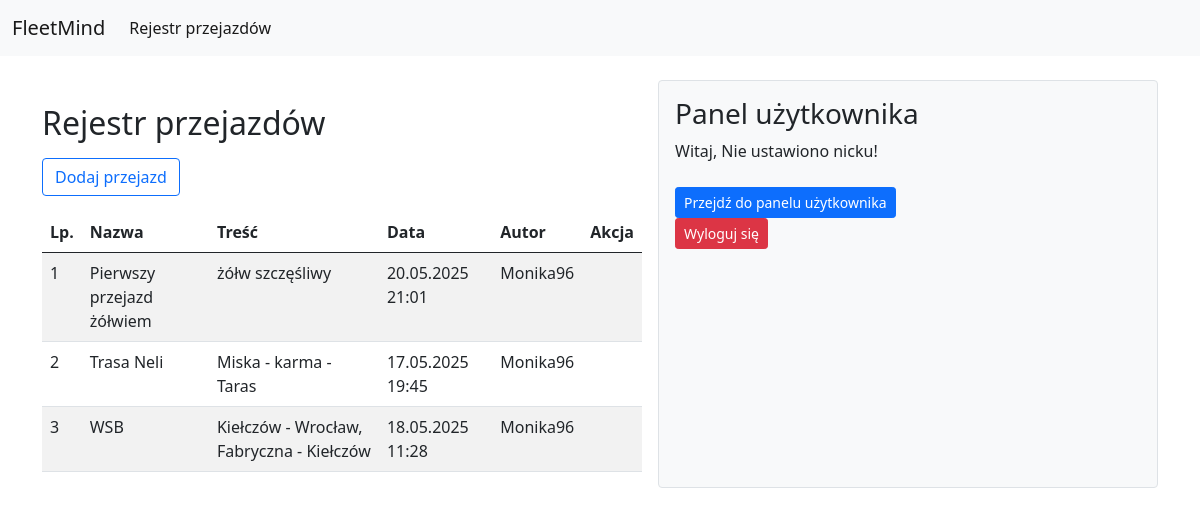
/posts/ (signed in), run on an earlier commit of the app's database.
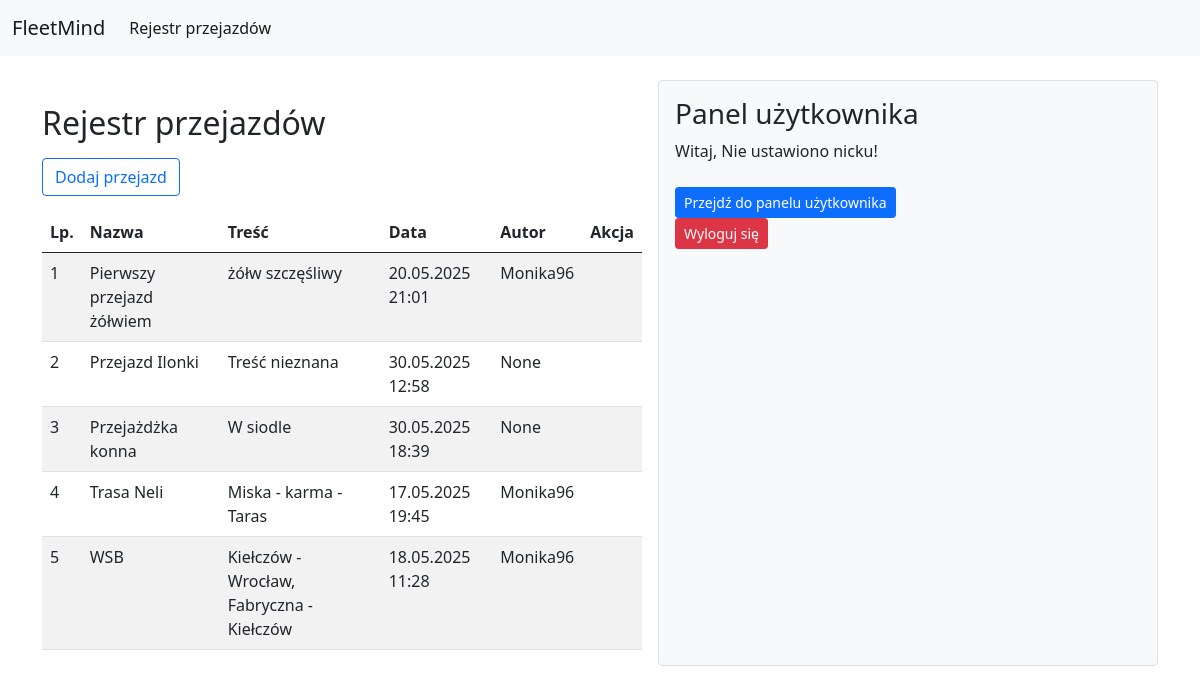
And on a later commit of the database.
### Fleet/models.py (models this page shows, shortened)
class Post(models.Model):
    title = models.CharField(
        max_length=200,
        help_text="Tytuł posta (maks. 200 znaków)"
    )
    content = models.TextField(
        help_text="Treść posta"
    )
    create_at = models.DateTimeField(
        auto_now_add=True,
        help_text="Data i czas utworzenia posta (ustawiane automatycznie)"
    )
    author = models.ForeignKey(
        User,
        on_delete=models.CASCADE,
        help_text="Autor posta (odniesienie do modelu User)"
    )
    distance = models.FloatField(
        blank=True,
        null=True,
        help_text="Dystans (np. w kilometrach); pole opcjonalne"
    )
    start_location = models.CharField(
        max_length=255,
        blank=True,
        null=True,
        help_text="Punkt początkowy podróży; pole opcjonalne"
    )
    end_location = models.CharField(
        max_length=255,
        blank=True,
        null=True,
        help_text="Punkt końcowy podróży; pole opcjonalne"
    )
    travel_time = models.DurationField(
        blank=True,
        null=True,
        help_text="Czas podróży; pole opcjonalne"
    )
    vehicle = models.CharField(
        max_length=100,
        blank=True,
        null=True,
        help_text="Informacja o pojeździe; pole opcjonalne"
    )

class Profile(models.Model):
    user = models.OneToOneField(User, on_delete=models.CASCADE)
    display_name = models.CharField(max_length=50, blank=True, null=True)

### Fleet/views/post_views.py (the view)
# urls.py: path('posts/', post_list, name='post_list'),
@login_required
def post_list(request):
    sort_field = request.GET.get('sort', 'title')
    direction = request.GET.get('direction', 'asc')
    order_prefix = '' if direction == 'asc' else '-'
    posts = Post.objects.all().order_by(order_prefix + sort_field)
    for post in posts:
        post.show_details = post.author == request.user
    return render(request, 'Fleet/post_list.html', {
        'posts': posts,
        'current_sort': sort_field,
        'current_direction': direction,
    })

### Fleet/templates/Fleet/post_list.html (shortened to what this page needs)
{% extends "Fleet/base.html" %}
{% load static %}
{% block content %}
<div class="mt-4">
  <h2 class="mb-3">Rejestr przejazdów</h2>
  <a class="btn btn-outline-primary mb-3" href="{% url 'create_post' %}">Dodaj przejazd</a>
  <table id="ridesTable" class="table table-striped table-hover">
    <thead>
      <tr>
        <th>Lp.</th>
        <th>Nazwa</th>
        <th>Treść</th>
        <th>Data</th>
        <th>Autor</th>
        <th>Akcja</th>
      </tr>
    </thead>
    <tbody>
      {% for post in posts %}
      <tr id="post-{{ post.id }}">
        <td>{{ forloop.counter }}</td>
        <td>{{ post.title }}</td>
        <td>{{ post.content }}</td>
        <td>{{ post.create_at|date:"d.m.Y H:i" }}</td>
        <td>{{ post.author.profile.display_name }}</td>
        <td>
        </td>
      </tr>
      {% empty %}
      <tr>
        <td colspan="6" class="text-center">Brak przejazdów.</td>
      </tr>
      {% endfor %}
    </tbody>
  </table>
</div>
{% endblock %}

### Fleet/templates/Fleet/base.html (shortened to what this page needs)
<!doctype html>
<html lang="pl">
{% load static %}
  <head>
    <link href="https://cdnjs.cloudflare.com/ajax/libs/bootstrap/5.0.2/css/bootstrap.min.css" rel="stylesheet">
    <link rel="stylesheet" href="https://cdn.datatables.net/1.13.4/css/jquery.dataTables.min.css" />
    <link rel="stylesheet" type="text/css" href="{% static 'css/style.css' %}">
    <link rel="stylesheet" href="https://cdn.jsdelivr.net/npm/bootstrap-icons/font/bootstrap-icons.css">
  </head>
  <body>
    <nav class="navbar navbar-expand-lg navbar-light bg-light">
      <div class="container-fluid">
        <a class="navbar-brand" href="{% url 'post_list' %}">FleetMind</a>
        <div class="collapse navbar-collapse" id="navbarNavDropdown">
          <ul class="navbar-nav">
            <li class="nav-item">
              <a class="nav-link active" aria-current="page" href="{% url 'post_list' %}">Rejestr przejazdów</a>
            </li>
          </ul>
        </div>
      </div>
    </nav>
    <div class="container d-flex mt-4">
      <div class="main-content flex-grow-1">
        {% block content %}{% endblock %}
      </div>
      {% block sidebar %}
      <div class="user-panel ms-3 p-3 bg-light border rounded" style="width: 250px;">
        {% if user.is_authenticated %}
          <h3>Panel użytkownika</h3>
          <p>Witaj, {{ user.profile.display_name|default:"Nie ustawiono nicku" }}!</p>
          <a href="{% url 'user_panel' %}" class="btn btn-primary btn-sm mt-2">Przejdź do panelu użytkownika</a>
          <form method="post" action="{% url 'logout' %}">
            <button type="submit" class="btn btn-danger btn-sm">Wyloguj się</button>
          </form>
        {% else %}
          <p><a href="{% url 'login' %}" class="btn btn-success">Zaloguj się</a></p>
        {% endif %}
      </div>
      {% endblock %}
    </div>
  </body>
</html>

### Fleet/static/css/style.css (style rules this page uses)
.container { display: flex; justify-content: space-between; }
.main-content { flex: 3; }
.user-panel { flex: 1; padding: 20px; background-color: #f8f9fa; border-left: 2px solid #ddd; min-width: 250px; }
.table { width: 100%; min-width: 600px; }

What changed in the data, as far as the page shows it:
added Post: title "Przejazd Ilonki", content "Treść nieznana", create_at "30.05.2025 12:58", author.profile.display_name "None"
added Post: title "Przejażdżka konna", content "W siodle", create_at "30.05.2025 18:39", author.profile.display_name "None"
